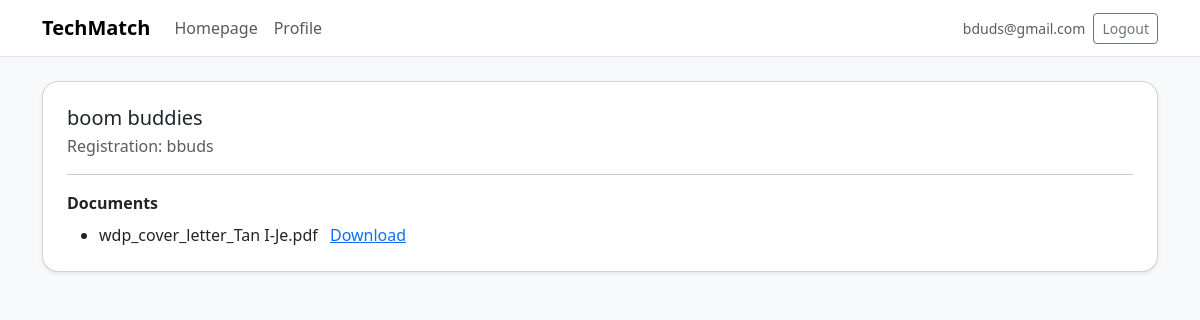
The app's page /business/profile/preview (signed in) with its own data.
### tables this page shows
CREATE TABLE users (
    id INTEGER PRIMARY KEY AUTOINCREMENT,
    email TEXT NOT NULL UNIQUE,
    password_hash TEXT NOT NULL,
    role TEXT NOT NULL CHECK(role IN ('ADMIN','TECHNICIAN','BUSINESS')),
    is_active INTEGER NOT NULL DEFAULT 1,
    -- derived from verification workflow; kept for quick gating & UI consistency
    is_verified INTEGER NOT NULL DEFAULT 0,
    -- used for agency/admin created technician accounts
    force_password_change INTEGER NOT NULL DEFAULT 0,
    password_changed_at INTEGER,
    created_at INTEGER NOT NULL,
    last_login_at INTEGER
);

CREATE TABLE business_profiles (
    id INTEGER PRIMARY KEY AUTOINCREMENT,
    user_id INTEGER NOT NULL UNIQUE,
    company_name TEXT NOT NULL,
    registration_identifier TEXT NOT NULL,
    created_at INTEGER NOT NULL,
    FOREIGN KEY(user_id) REFERENCES users(id)
);

CREATE TABLE uploaded_documents (
    id INTEGER PRIMARY KEY AUTOINCREMENT,
    verification_request_id INTEGER NOT NULL,
    uploaded_by_user_id INTEGER NOT NULL,
    document_type TEXT NOT NULL,
    original_filename TEXT NOT NULL,
    stored_filename TEXT NOT NULL,
    file_extension TEXT NOT NULL,
    file_size INTEGER NOT NULL,
    uploaded_at INTEGER NOT NULL,
    FOREIGN KEY(verification_request_id) REFERENCES verification_requests(id),
    FOREIGN KEY(uploaded_by_user_id) REFERENCES users(id)
);

### app/routes/business_routes.py (the view)
@bp.get("/profile/preview")
@login_required
@role_required("BUSINESS")
def profile_preview():
    from app.services.profile_service import get_business_profile
    from app.services.document_service import list_my_verification_docs
    profile = get_business_profile(session["user_id"])
    ver_docs = list_my_verification_docs(session["user_id"])
    return render_template("business/profile_preview.html", profile=profile, ver_docs=ver_docs)

### app/db.py (called while the page is built)
def get_db():
    if "db" not in g:
        g.db = sqlite3.connect(current_app.config["DATABASE"])
        g.db.row_factory = sqlite3.Row
    return g.db

### app/services/document_service.py (called while the page is built)
def list_my_verification_docs(user_id: int):
    db = get_db()
    return db.execute(
        """
        SELECT d.id, d.original_filename, d.stored_filename, d.file_extension, d.uploaded_at
        FROM uploaded_documents d
        JOIN verification_requests vr ON vr.id = d.verification_request_id
        WHERE vr.user_id = ?
        ORDER BY d.uploaded_at DESC
        """,
        (user_id,)
    ).fetchall()

### app/services/profile_service.py (called while the page is built)
def get_business_profile(user_id: int):
    db = get_db()
    return db.execute("SELECT * FROM business_profiles WHERE user_id = ?", (int(user_id),)).fetchone()

### app/services/user_service.py (called while the page is built)
def get_user_by_id(user_id: int):
    db_path = current_app.config["DATABASE"]
    conn = sqlite3.connect(db_path)
    conn.row_factory = sqlite3.Row
    cur = conn.cursor()
    cur.execute("SELECT * FROM users WHERE id = ?", (user_id,))
    row = cur.fetchone()
    conn.close()
    return dict(row) if row else None

### templates/business/profile_preview.html (shortened to what this page needs)
{% extends "base.html" %}
{% block content %}
<div class="card shadow-sm tm-card">
  <div class="card-body p-4">
    <h2 class="h5 mb-1">{{ profile.company_name }}</h2>
    <div class="text-muted">Registration: {{ profile.registration_identifier }}</div>
    <hr class="my-3">
    <div class="fw-semibold mb-2">Documents</div>
    {% if ver_docs and ver_docs|length > 0 %}
      <ul class="mb-0">
        {% for d in ver_docs %}
          <li>
            {{ d.original_filename }}
            <a class="ms-2" href="{{ url_for('admin.download_document', doc_id=d.id) }}">Download</a>
          </li>
        {% endfor %}
      </ul>
    {% else %}
      <p class="text-muted small mb-0">—</p>
    {% endif %}
  </div>
</div>
{% endblock %}

### templates/base.html (shortened to what this page needs)
<!doctype html>
<html lang="en">
<head>
  <link href="https://cdn.jsdelivr.net/npm/bootstrap@5.3.3/dist/css/bootstrap.min.css" rel="stylesheet">
  <link rel="stylesheet" href="{{ url_for('static', filename='app.css') }}">
</head>
<body class="bg-light">
  <nav class="navbar navbar-expand-lg navbar-light bg-white border-bottom">
    <div class="container">
      {% if session and session.get('user_id') %}
        {% if session.get('role') == 'ADMIN' %}
          <a class="navbar-brand fw-semibold" href="{{ url_for('admin.homepage') }}">TechMatch</a>
        {% else %}
          <a class="navbar-brand fw-semibold" href="{{ url_for('user.homepage') }}">TechMatch</a>
        {% endif %}
      {% else %}
        <a class="navbar-brand fw-semibold" href="{{ url_for('auth.landing') }}">TechMatch</a>
      {% endif %}
      <div class="collapse navbar-collapse" id="tmNav">
        <ul class="navbar-nav me-auto mb-2 mb-lg-0">
          {% if session and session.get('user_id') %}
            {% if session.get('role') == 'ADMIN' %}
               <li class="nav-item">
            <a class="nav-link {% if request.path.startswith('/admin/homepage') %}active{% endif %}" href="{{ url_for('admin.homepage') }}">Admin Homepage</a>
          </li>
          <li class="nav-item">
            <a class="nav-link {% if request.path.startswith('/admin/technicians') %}active{% endif %}" href="{{ url_for('admin.admin_technicians') }}">Technician Listing</a>
          </li>
          <li class="nav-item">
            <a class="nav-link {% if request.path.startswith('/admin/businesses') %}active{% endif %}" href="{{ url_for('admin.admin_businesses') }}">Business Listing</a>
          </li>
          <li class="nav-item">
            <a class="nav-link {% if request.path.startswith('/admin/audit-logs') %}active{% endif %}" href="{{ url_for('admin.audit_logs') }}">Audit Logs</a>
          </li>
            {% else %}
              <li class="nav-item"><a class="nav-link" href="{{ url_for('user.homepage') }}">Homepage</a></li>
<li class="nav-item"><a class="nav-link" href="{{ url_for('user.profile_get') }}">Profile</a></li>
            {% endif %}
          {% endif %}
        </ul>
        <div class="d-flex gap-2 align-items-center">
          {% if session and session.get('user_id') %}
            <span class="text-muted small d-none d-lg-inline">{{ session.get('email') }}</span>
            <form method="post" action="{{ url_for('auth.logout') }}" class="m-0">
              <button class="btn btn-outline-secondary btn-sm" type="submit">Logout</button>
            </form>
          {% else %}
            <a class="btn btn-outline-primary btn-sm" href="{{ url_for('auth.login_get') }}">Login</a>
          {% endif %}
        </div>
      </div>
    </div>
  </nav>
  <main class="py-4">
    <div class="container">
      {% block content %}{% endblock %}
    </div>
  </main>
</body>
</html>

### static/app.css (style rules this page uses)
.tm-card { border-radius: 1rem; }

### records on screen
users: get "bduds@gmail.com"
business_profiles: company_name "boom buddies", registration_identifier "bbuds"
uploaded_documents: original_filename "wdp_cover_letter_Tan I-Je.pdf"
